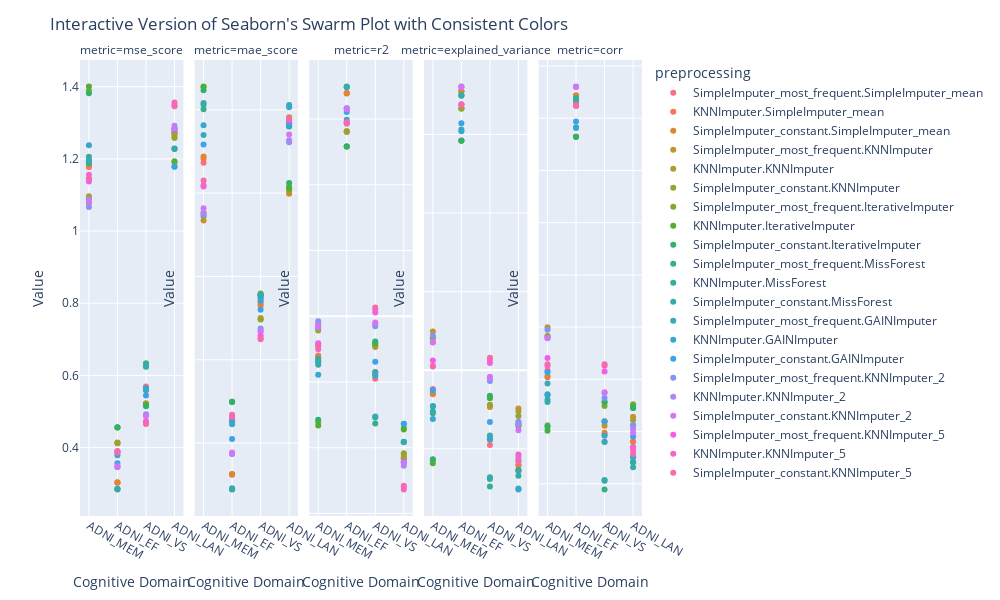

This figure's notebook cell:
### Code cell
plot_plotly_scatter(df_plot_preprocessing_ajd)
